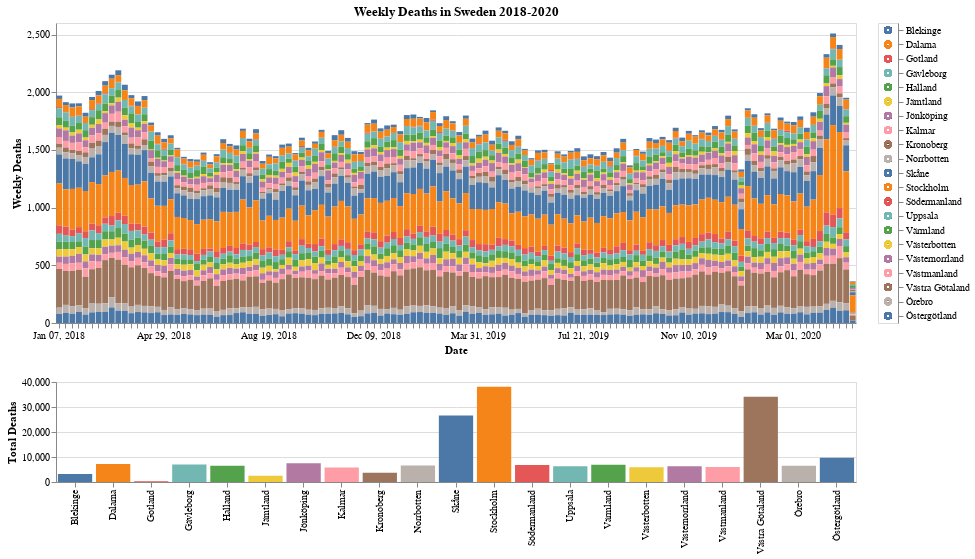

Notebook code cell kept with this figure:
### Code cell
df = weekly

click = alt.selection_multi(encodings=['color'])
brush = alt.selection_interval(encodings=['x'])

bars = alt.Chart(
    df,
    width=800,
    title="Weekly Deaths in Sweden 2018-2020"
).mark_bar(
).encode(
    alt.X('yearmonthdate(date):O', title='Date'),
    alt.Y('sum(deaths):Q', title="Weekly Deaths"),
    color=alt.Color('county:N', legend=None),
    opacity=alt.condition(brush, alt.value(1), alt.value(0.2)),
    tooltip=['county', 'deaths', 'date'],
).add_selection(
    brush
).transform_filter(
    click
).interactive()

county_list = alt.Chart(
    df,
    width=800,
    height=100
).mark_bar(
).encode(
    x=alt.X('county:N', title=''),
    y=alt.Y('sum(deaths)', title='Total Deaths'),
    opacity=alt.condition(click, alt.value(1), alt.value(0.2)),
    color='county',
    tooltip=['sum(deaths)']
).add_selection(
    click
).transform_filter(
    brush
)

legend = alt.Chart(df, height=300).mark_point().encode(
    y=alt.Y('county:N', axis=alt.Axis(orient='right'), title=None),
    color=alt.condition(click, 'county', alt.value('lightgray')),
).add_selection(
    click
).interactive()

chart = bars & county_list | legend
chart.save('charts/weekly-deaths.html')
chart

### Figure 1 — Vega-Lite specification as saved in the notebook (floating-point values rounded to 4 significant figures; data arrays with more than 128 entries replaced by an {"elided": "..."} marker saying what was removed)
{"config": {"view": {"continuousWidth": 400, "continuousHeight": 300}}, "hconcat": [{"vconcat": [{"mark": "bar", "encoding": {"color": {"type": "nominal", "field": "county", "legend": null}, "opacity": {"condition": {"value": 1, "selection": "selector004"}, "value": 0.2}, "tooltip": [{"type": "nominal", "field": "county"}, {"type": "quantitative", "field": "deaths"}, {"type": "temporal", "field": "date"}], "x": {"type": "ordinal", "field": "date", "timeUnit": "yearmonthdate", "title": "Date"}, "y": {"type": "quantitative", "aggregate": "sum", "field": "deaths", "title": "Weekly Deaths"}}, "selection": {"selector004": {"type": "interval", "encodings": ["x"]}, "selector005": {"type": "interval", "bind": "scales", "encodings": ["x", "y"]}}, "title": "Weekly Deaths in Sweden 2018-2020", "transform": [{"filter": {"selection": "selector003"}}], "width": 800}, {"mark": "bar", "encoding": {"color": {"type": "nominal", "field": "county"}, "opacity": {"condition": {"value": 1, "selection": "selector003"}, "value": 0.2}, "tooltip": [{"type": "quantitative", "aggregate": "sum", "field": "deaths"}], "x": {"type": "nominal", "field": "county", "title": ""}, "y": {"type": "quantitative", "aggregate": "sum", "field": "deaths", "title": "Total Deaths"}}, "height": 100, "selection": {"selector003": {"type": "multi", "encodings": ["color"]}}, "transform": [{"filter": {"selection": "selector004"}}], "width": 800}]}, {"mark": "point", "encoding": {"color": {"condition": {"type": "nominal", "field": "county", "selection": "selector003"}, "value": "lightgray"}, "y": {"type": "nominal", "axis": {"orient": "right"}, "field": "county", "title": null}}, "height": 300, "selection": {"selector003": {"type": "multi", "encodings": ["color"]}, "selector006": {"type": "interval", "bind": "scales", "encodings": ["x", "y"]}}}], "data": {"name": "data-ccae80383be185435d4710eeaa83e011"}, "$schema": "https://vega.github.io/schema/vega-lite/v4.8.1.json", "datasets": {"data-ccae80383be185435d4710eeaa83e011": {"elided": "2557 records"}}}
